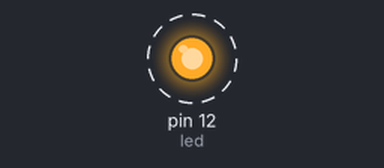
Simulated run of this sketch. Board: Arduino Uno, built with avr-gcc and run on an emulated ATmega328P. Parts: output pins drawn as LEDs (lit = HIGH). Dashed ring = blinking. At 20.0 s the program stops and its outputs stay as they are.

Above: at 0.5 s.
Timing chart, 0 to 4.6 s (numbered marks = the images above):
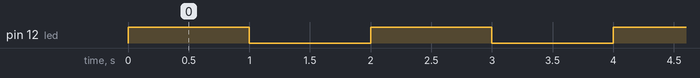

Measured:
- by itself, pin 12 (led): alternates HIGH for 1.0 s and LOW for 1.0 s

The sketch:

aula_1.1.ino
```cpp
int led = 12;
int count = 0;

void setup()
{
  pinMode(led, OUTPUT);//Modo como o pino vai trabalhar - SAIDA

}

void loop()//Infinito
{
digitalWrite(led, 1);//Comando para um pino digital (analogWrite para pinos fisicos)
  // 1 ou HIGH para passar corrente - 0 ou LOW para acabar com a corrente;
  delay(1000); // 1 segundo ligado
  digitalWrite(led, 0);
  delay(1000); // 1 segundo desligado
  count++;

  if(count == 10){
    digitalWrite(led, HIGH);
  	exit(-1);
  }
}
```
